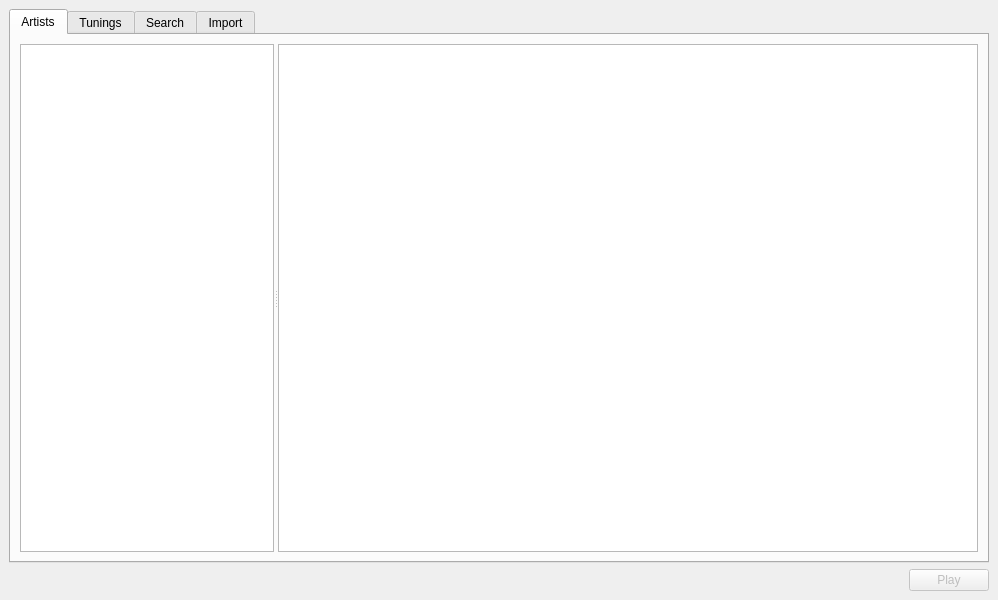
<?xml version="1.0" encoding="UTF-8"?>
<ui version="4.0">
 <class>MainWindow</class>
 <widget class="QMainWindow" name="MainWindow">
  <property name="geometry">
   <rect>
    <x>0</x>
    <y>0</y>
    <width>998</width>
    <height>600</height>
   </rect>
  </property>
  <property name="windowTitle">
   <string>Chord Explorer</string>
  </property>
  <widget class="QWidget" name="centralwidget">
   <layout class="QVBoxLayout" name="verticalLayout">
    <item>
     <widget class="QTabWidget" name="tabWidget">
      <property name="tabShape">
       <enum>QTabWidget::Rounded</enum>
      </property>
      <property name="currentIndex">
       <number>0</number>
      </property>
      <widget class="QWidget" name="tab_artists">
       <attribute name="title">
        <string>Artists</string>
       </attribute>
       <layout class="QVBoxLayout" name="verticalLayout_2">
        <item>
         <widget class="QSplitter" name="splitterArtists">
          <property name="orientation">
           <enum>Qt::Horizontal</enum>
          </property>
          <widget class="QTreeView" name="treeArtists">
           <property name="maximumSize">
            <size>
             <width>300</width>
             <height>16777215</height>
            </size>
           </property>
           <property name="editTriggers">
            <set>QAbstractItemView::NoEditTriggers</set>
           </property>
           <attribute name="headerVisible">
            <bool>false</bool>
           </attribute>
          </widget>
          <widget class="QTextBrowser" name="viewerArtists">
           <property name="minimumSize">
            <size>
             <width>700</width>
             <height>0</height>
            </size>
           </property>
           <property name="font">
            <font>
             <family>Courier New</family>
            </font>
           </property>
          </widget>
         </widget>
        </item>
       </layout>
      </widget>
      <widget class="QWidget" name="tab_tunings">
       <attribute name="title">
        <string>Tunings</string>
       </attribute>
       <layout class="QVBoxLayout" name="verticalLayout_3">
        <item>
         <widget class="QSplitter" name="splitterTunings">
          <property name="orientation">
           <enum>Qt::Horizontal</enum>
          </property>
          <widget class="QTreeView" name="treeTunings">
           <property name="maximumSize">
            <size>
             <width>300</width>
             <height>16777215</height>
            </size>
           </property>
           <property name="editTriggers">
            <set>QAbstractItemView::NoEditTriggers</set>
           </property>
           <attribute name="headerVisible">
            <bool>false</bool>
           </attribute>
          </widget>
          <widget class="QTextBrowser" name="viewerTunings">
           <property name="minimumSize">
            <size>
             <width>700</width>
             <height>0</height>
            </size>
           </property>
           <property name="font">
            <font>
             <family>Courier New</family>
            </font>
           </property>
          </widget>
         </widget>
        </item>
       </layout>
      </widget>
      <widget class="QWidget" name="tab_search">
       <attribute name="title">
        <string>Search</string>
       </attribute>
       <layout class="QVBoxLayout" name="verticalLayout_5">
        <item>
         <widget class="QLineEdit" name="lineEdit"/>
        </item>
        <item>
         <layout class="QVBoxLayout" name="verticalLayout_7">
          <item>
           <widget class="QSplitter" name="splitterSearch">
            <property name="orientation">
             <enum>Qt::Horizontal</enum>
            </property>
            <widget class="QTreeView" name="treeSearch">
             <property name="maximumSize">
              <size>
               <width>300</width>
               <height>16777215</height>
              </size>
             </property>
             <property name="editTriggers">
              <set>QAbstractItemView::NoEditTriggers</set>
             </property>
             <attribute name="headerVisible">
              <bool>false</bool>
             </attribute>
            </widget>
            <widget class="QTextBrowser" name="viewerSearch"/>
           </widget>
          </item>
         </layout>
        </item>
       </layout>
      </widget>
      <widget class="QWidget" name="tab">
       <attribute name="title">
        <string>Import</string>
       </attribute>
       <layout class="QVBoxLayout" name="verticalLayout_6">
        <item>
         <layout class="QVBoxLayout" name="verticalLayout_4">
          <item>
           <widget class="QLineEdit" name="importEdit"/>
          </item>
          <item>
           <widget class="QSplitter" name="splitter">
            <property name="orientation">
             <enum>Qt::Horizontal</enum>
            </property>
            <widget class="QTreeView" name="treeImport">
             <property name="headerHidden">
              <bool>true</bool>
             </property>
            </widget>
            <widget class="QTextBrowser" name="viewerImport"/>
           </widget>
          </item>
         </layout>
        </item>
       </layout>
      </widget>
     </widget>
    </item>
    <item>
     <layout class="QHBoxLayout" name="horizontalLayout">
      <item>
       <spacer name="horizontalSpacer">
        <property name="orientation">
         <enum>Qt::Horizontal</enum>
        </property>
        <property name="sizeHint" stdset="0">
         <size>
          <width>40</width>
          <height>20</height>
         </size>
        </property>
       </spacer>
      </item>
      <item>
       <widget class="QPushButton" name="playButton">
        <property name="enabled">
         <bool>false</bool>
        </property>
        <property name="text">
         <string>Play</string>
        </property>
       </widget>
      </item>
     </layout>
    </item>
   </layout>
  </widget>
  <widget class="QMenuBar" name="menuBar">
   <property name="geometry">
    <rect>
     <x>0</x>
     <y>0</y>
     <width>998</width>
     <height>25</height>
    </rect>
   </property>
  </widget>
 </widget>
 <resources/>
 <connections>
  <connection>
   <sender>treeArtists</sender>
   <signal>clicked(QModelIndex)</signal>
   <receiver>MainWindow</receiver>
   <slot>treeIndexClicked(QModelIndex)</slot>
   <hints>
    <hint type="sourcelabel">
     <x>208</x>
     <y>326</y>
    </hint>
    <hint type="destinationlabel">
     <x>399</x>
     <y>299</y>
    </hint>
   </hints>
  </connection>
  <connection>
   <sender>treeTunings</sender>
   <signal>clicked(QModelIndex)</signal>
   <receiver>MainWindow</receiver>
   <slot>treeIndexClicked(QModelIndex)</slot>
   <hints>
    <hint type="sourcelabel">
     <x>208</x>
     <y>326</y>
    </hint>
    <hint type="destinationlabel">
     <x>399</x>
     <y>299</y>
    </hint>
   </hints>
  </connection>
  <connection>
   <sender>treeSearch</sender>
   <signal>clicked(QModelIndex)</signal>
   <receiver>MainWindow</receiver>
   <slot>treeIndexClicked(QModelIndex)</slot>
   <hints>
    <hint type="sourcelabel">
     <x>170</x>
     <y>343</y>
    </hint>
    <hint type="destinationlabel">
     <x>498</x>
     <y>299</y>
    </hint>
   </hints>
  </connection>
  <connection>
   <sender>treeImport</sender>
   <signal>clicked(QModelIndex)</signal>
   <receiver>MainWindow</receiver>
   <slot>treeIndexClicked(QModelIndex)</slot>
   <hints>
    <hint type="sourcelabel">
     <x>258</x>
     <y>343</y>
    </hint>
    <hint type="destinationlabel">
     <x>498</x>
     <y>299</y>
    </hint>
   </hints>
  </connection>
  <connection>
   <sender>viewerArtists</sender>
   <signal>anchorClicked(QUrl)</signal>
   <receiver>MainWindow</receiver>
   <slot>viewerLinkClicked(QUrl)</slot>
   <hints>
    <hint type="sourcelabel">
     <x>627</x>
     <y>326</y>
    </hint>
    <hint type="destinationlabel">
     <x>498</x>
     <y>299</y>
    </hint>
   </hints>
  </connection>
  <connection>
   <sender>viewerImport</sender>
   <signal>anchorClicked(QUrl)</signal>
   <receiver>MainWindow</receiver>
   <slot>viewerLinkClicked(QUrl)</slot>
   <hints>
    <hint type="sourcelabel">
     <x>69</x>
     <y>88</y>
    </hint>
    <hint type="destinationlabel">
     <x>498</x>
     <y>299</y>
    </hint>
   </hints>
  </connection>
  <connection>
   <sender>viewerSearch</sender>
   <signal>anchorClicked(QUrl)</signal>
   <receiver>MainWindow</receiver>
   <slot>viewerLinkClicked(QUrl)</slot>
   <hints>
    <hint type="sourcelabel">
     <x>69</x>
     <y>97</y>
    </hint>
    <hint type="destinationlabel">
     <x>498</x>
     <y>299</y>
    </hint>
   </hints>
  </connection>
  <connection>
   <sender>viewerTunings</sender>
   <signal>anchorClicked(QUrl)</signal>
   <receiver>MainWindow</receiver>
   <slot>viewerLinkClicked(QUrl)</slot>
   <hints>
    <hint type="sourcelabel">
     <x>369</x>
     <y>88</y>
    </hint>
    <hint type="destinationlabel">
     <x>498</x>
     <y>299</y>
    </hint>
   </hints>
  </connection>
  <connection>
   <sender>playButton</sender>
   <signal>clicked()</signal>
   <receiver>MainWindow</receiver>
   <slot>playButtonClicked()</slot>
   <hints>
    <hint type="sourcelabel">
     <x>945</x>
     <y>576</y>
    </hint>
    <hint type="destinationlabel">
     <x>498</x>
     <y>299</y>
    </hint>
   </hints>
  </connection>
 </connections>
 <slots>
  <slot>viewerLinkClicked(QUrl)</slot>
  <slot>treeIndexClicked(QModelIndex)</slot>
  <slot>playButtonClicked()</slot>
 </slots>
</ui>
